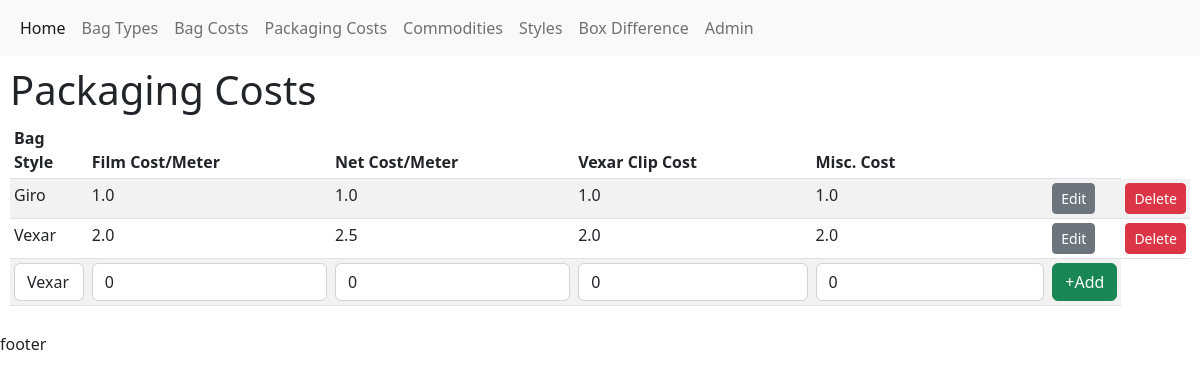
The app's page /pkgcosts/ with its own data.
### charge/models.py (models this page shows)
class PackagingCosts(models.Model):
    id = models.UUIDField(primary_key=True, default=uuid.uuid4, unique=True, editable=False)
    bagType = models.ForeignKey(BagType, on_delete=models.CASCADE, default=1)
    filmCostPerMeter = models.FloatField(null=False, default=0)
    netCostPerMeter = models.FloatField(null=False, default=0)
    vexarClipCost = models.FloatField(null=False, default=0)
    miscCost = models.FloatField(null=False, default=0)

class BagType(models.Model):
    id = models.UUIDField(primary_key=True, default=uuid.uuid4, unique=True, editable=False)
    bagType = models.CharField(max_length=50, null=True)
    description = models.TextField(null=True)
    miscCharges = models.FloatField(default=0, null=False)
    def __str__(self) -> str:
        return self.bagType

### charge/views.py (the view)
# urls.py: path('pkgcosts/', views.pkgCosts, name="pkgCosts"),
def pkgCosts(request):
    pkgQuery = PackagingCosts.objects.all()
    form = PackagingForm()
    if request.method == 'POST':
        form = PackagingForm(request.POST)
        if form.is_valid():
            form.save()
            form = PackagingForm()
    ctx = {"pkgcosts": pkgQuery, 'form': form,}
    return render(request, 'charge/pkgCosts.html', ctx)

### charge/forms.py
class PackagingForm(ModelForm):
    class Meta:
        model = PackagingCosts
        fields=['bagType', 'filmCostPerMeter', 'netCostPerMeter', 'vexarClipCost', 'miscCost']
        widgets = {
            'filmCostPerMeter': forms.TextInput(attrs={'class': 'form-control'}),
            'netCostPerMeter': forms.TextInput(attrs={'class': 'form-control'}),
            'vexarClipCost': forms.TextInput(attrs={'class': 'form-control'}),
            'miscCost': forms.TextInput(attrs={'class': 'form-control'}),
        }

### charge/templates/charge/pkgCosts.html (shortened to what this page needs)
{% extends 'main.html'%}
{% load widget_tweaks %}
{% block content %}
<h1>Packaging Costs</h1>
<div class="table-responsive">
<table class="table table-striped table-sm">
    <thead>
        <tr>
            <th>Bag Style</th>
            <th>Film Cost/Meter</th>
            <th>Net Cost/Meter</th>
            <th>Vexar Clip Cost</th>
            <th>Misc. Cost</th>
            <th></th>
        </tr>
    </thead>
    {% for pkgcost in pkgcosts %}
    <tr>
        <td> {{ pkgcost.bagType }}</td>
        <td> {{ pkgcost.filmCostPerMeter }}</td>
        <td> {{ pkgcost.netCostPerMeter }}</td>
        <td> {{ pkgcost.vexarClipCost }}</td>
        <td> {{ pkgcost.miscCost }}</td>
        <td><a href="{% url 'update-pkg' pkgcost.id %}" class="btn btn-secondary btn-sm">Edit</a></td>
        <td><a href="{% url 'delete-pkg' pkgcost.id %}" class="btn btn-danger btn-sm">Delete</a></td>
    </tr>
    {% endfor %}
    <tr>
        <form action="" method="POST">
            <td>{% render_field form.bagType class="form-control" name="boxType" %}</td>
            <td>{{form.filmCostPerMeter }}</td>
            <td>{{ form.netCostPerMeter }}</td>
            <td>{{ form.vexarClipCost }}</td>
            <td>{{ form.miscCost }}</td>
            <td><button class="btn btn-success">+Add</button></td>
        </form>
    </tr>
</table>
</div>
{% endblock %}

### records on screen
PackagingCosts: bagType "Giro", filmCostPerMeter "1.0", netCostPerMeter "1.0", vexarClipCost "1.0", miscCost "1.0"
PackagingCosts: bagType "Vexar", filmCostPerMeter "2.0", netCostPerMeter "2.5", vexarClipCost "2.0", miscCost "2.0"
BagType: bagType "Vexar"
